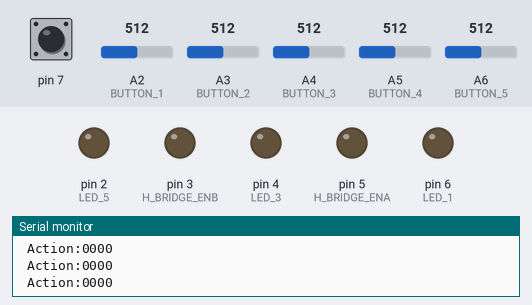
This sketch was run on a simulated Arduino Nano, built with avr-gcc and run on an emulated ATmega328P. Parts: output pins drawn as LEDs (lit = HIGH), the last lines printed to the serial monitor. The test bench sets the inputs (shaded band); at power-on: A2 (BUTTON_1) = 512, A4 (BUTTON_3) = 512, A6 (BUTTON_5) = 512, pin 7 HIGH, A3 (BUTTON_2) = 512, A5 (BUTTON_4) = 512.

Above: at 1.2 s.
1.3 s: A2 (BUTTON_1) set to 520
At 1.7 s:
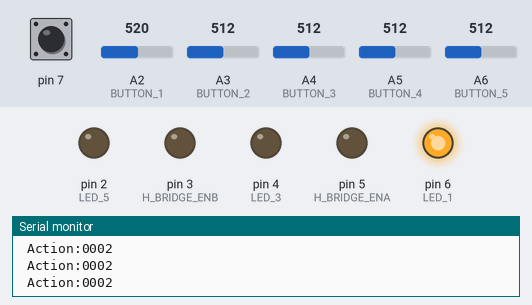
2.8 s: A4 (BUTTON_3) set to 520
At 4.0 s:
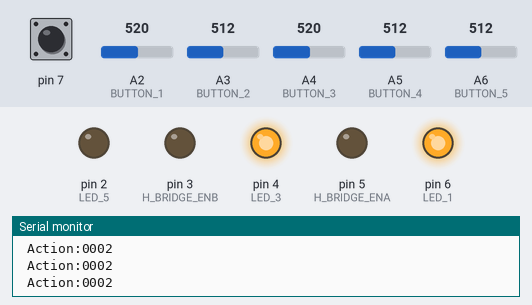
4.3 s: A6 (BUTTON_5) set to 525
At 5.2 s:
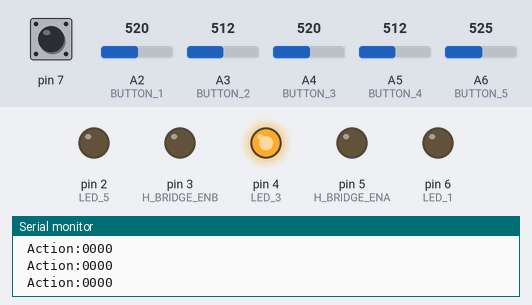
5.8 s: A2 (BUTTON_1) set to 306
At 6.3 s:
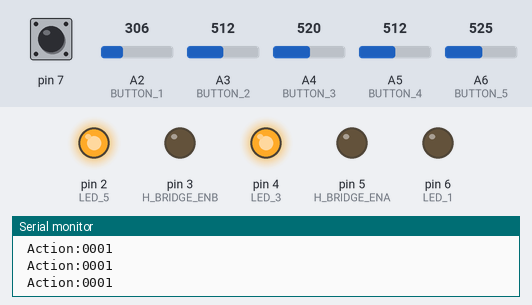
7.3 s: A4 (BUTTON_3) set to 306
At 8.5 s:
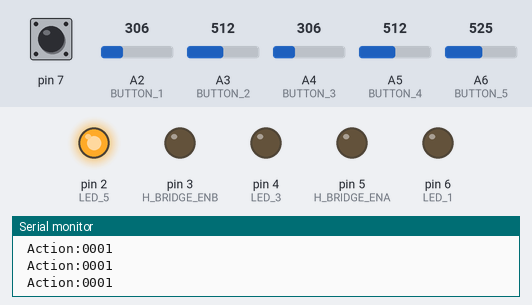
8.8 s: A4 (BUTTON_3) set to 716
At 9.8 s:
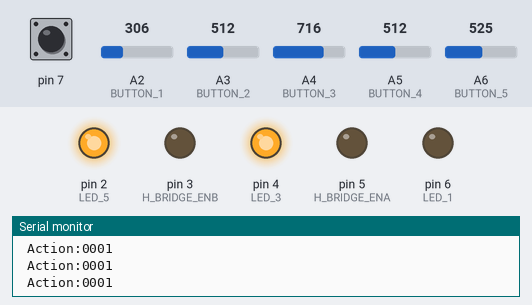
Timing chart, 0 to 11.3 s (numbered marks = the images above; inputs shaded):
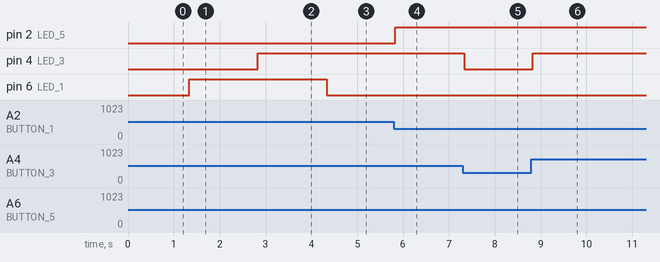

The sketch:

LAB2.ino
```cpp
/********************************************************************
  ECEN 240/301 Lab Code
  Light-Following Robot

  The approach of this code is to use an architectured that employs
  three different processes:
    Perception
    Planning
    Action

  By separating these processes, this allows one to focus on the
  individual elements needed to do these tasks that are general
  to most robotics.


  Version History
  1.1.3       11 January 2023   Creation by Dr. Mazzeo and TAs from 2022 version

 ********************************************************************/

/* These initial includes allow you to use necessary libraries for
your sensors and servos. */
#include "Arduino.h"
#include <CapacitiveSensor.h>

//
// Compiler defines: the compiler replaces each name with its assignment
// (These make your code so much more readable.)
//

/***********************************************************/
// Hardware pin definitions
// Replace the pin numbers with those you connect to your robot

// Button pins. These will be replaced with the photodiode variables in lab 5
#define BUTTON_1 A2  // Far left Button - Servo Up
#define BUTTON_2 A3  // Left middle button - Left Motor
#define BUTTON_3 A4  // Middle Button - Collision
#define BUTTON_4 A5  // Right middle button - Right Motor
#define BUTTON_5 A6  // Far right button - Servo Down

// LED pins (note that digital pins do not need "D" in front of them)
#define LED_1 6  // Far Left LED - Servo Up
// #define LED_2 5  // Left Middle LED  - Left Motor
#define LED_3 4  // Middle LED - Collision
// #define LED_4 3  // Right Middle LED - Right Motor
#define LED_5 2  // Far Right LED - Servo Down
#define TEST_LED 9 //used for testing


// Motor enable pins - Lab 3
#define H_BRIDGE_ENA 5
#define H_BRIDGE_ENB 3
// These will replace LEDs 2 and 4

// Photodiode pins - Lab 5
// These will replace buttons 1, 2, 4, 5

// Capacitive sensor pins - Lab 4

#define CAP_SENSOR_SEND     11
#define CAP_SENSOR_RECEIVE  7

// Ultrasonic sensor pin - Lab 6
// This will replace button 3 and LED 3 will no longer be needed

// Servo pin - Lab 6
// This will replace LEDs 1 and 5

/***********************************************************/
// Configuration parameter definitions
// Replace the parameters with those that are appropriate for your robot

// Voltage at which a button is considered to be pressed
#define BUTTON_THRESHOLD 2.5

// Voltage at which a photodiode voltage is considered to be present - Lab 5


// Number of samples that the capacitor sensor will use in a measurement - Lab 4
#define CAP_SENSOR_SAMPLES 40
#define CAP_SENSOR_TAU_THRESHOLD 100

// Parameters for servo control as well as instantiation - Lab 6


// Parameters for ultrasonic sensor and instantiation - Lab 6


// Parameter to define when the ultrasonic sensor detects a collision - Lab 6


/***********************************************************/
// Defintions that allow one to set states
// Sensor state definitions
#define DETECTION_NO 0
#define DETECTION_YES 1

// Motor speed definitions - Lab 4
#define SPEED_STOP      0
#define SPEED_LOW       (int) (255 * 0.33)
#define SPEED_MED       (int) (255 * 0.66)
#define SPEED_HIGH      (int) (255 * 1)


// Collision definitions
#define COLLISION_ON 0
#define COLLISION_OFF 1

// Driving direction definitions
#define DRIVE_STOP 0
#define DRIVE_LEFT 1
#define DRIVE_RIGHT 2
#define DRIVE_STRAIGHT 3

// Servo movement definitions
#define SERVO_MOVE_STOP 0
#define SERVO_MOVE_UP 1
#define SERVO_MOVE_DOWN 2


/***********************************************************/
// Global variables that define PERCEPTION and initialization

// Collision (using Definitions)
int SensedCollision = DETECTION_NO;

// Photodiode inputs (using Definitions) - The button represent the photodiodes for lab 2
int SensedLightRight = DETECTION_NO;
int SensedLightLeft = DETECTION_NO;
int SensedLightUp = DETECTION_NO;
int SensedLightDown = DETECTION_NO;

// Capacitive sensor input (using Definitions) - Lab 4
int SensedCapacitiveTouch = DETECTION_NO;
// long tau = 0;


/***********************************************************/
// Global variables that define ACTION and initialization

// Collision Actions (using Definitions)
int ActionCollision = COLLISION_OFF;

// Main motors Action (using Definitions)
int ActionRobotDrive = DRIVE_STOP;
// Add speed action in Lab 4
int ActionRobotSpeed = SPEED_STOP;


// Servo Action (using Definitions)
int ActionServoMove = SERVO_MOVE_STOP;

/********************************************************************
  SETUP function - this gets executed at power up, or after a reset
 ********************************************************************/
void setup() {
  //Set up serial connection at 9600 Baud
  Serial.begin(9600);

  //Set up output pins
  pinMode(LED_1, OUTPUT);
  pinMode(H_BRIDGE_ENA, OUTPUT);
  pinMode(LED_3, OUTPUT);
  pinMode(H_BRIDGE_ENB, OUTPUT);
  pinMode(LED_5, OUTPUT);

  //Set up input pins
  pinMode(BUTTON_1, INPUT);
  pinMode(BUTTON_2, INPUT);
  pinMode(BUTTON_3, INPUT);
  pinMode(BUTTON_4, INPUT);
  pinMode(BUTTON_5, INPUT);

  //Set up servo - Lab 6
}

/********************************************************************
  Main LOOP function - this gets executed in an infinite loop until
  power off or reset. - Notice: PERCEPTION, PLANNING, ACTION
 ********************************************************************/
void loop() {
  // This DebugStateOutput flag can be used to easily turn on the
  // serial debugging to know what the robot is perceiving and what
  // actions the robot wants to take.
  int DebugStateOutput = true;  // Change false to true to debug

  RobotPerception();  // PERCEPTION
  if (DebugStateOutput) {
    // Serial.print("Perception:");
    // Serial.print(SensedLightUp);
    // Serial.print(SensedLightLeft);
    // Serial.print(SensedCollision);
    // Serial.print(SensedLightRight);
    // Serial.print(SensedLightDown);
       Serial.print(SensedCapacitiveTouch); //- Lab 4
  }

  RobotPlanning();  // PLANNING
  if (DebugStateOutput) {
    Serial.print(" Action:");
    // Serial.print(ActionCollision);
    Serial.print(ActionRobotDrive);
       Serial.print(ActionRobotSpeed);// - Lab 4
    // Serial.println(ActionServoMove);
  }
  RobotAction();  // ACTION
}

/**********************************************************************************************************
  Robot PERCEPTION - all of the sensing
 ********************************************************************/
void RobotPerception() {
  // This function polls all of the sensors and then assigns sensor outputs
  // that can be used by the robot in subsequent stages


  // Photodiode Sensing
  // Serial.println(getPinVoltage(BUTTON_2)); //uncomment for debugging


  if (isButtonPushed(BUTTON_2)) {
    SensedLightLeft = DETECTION_YES;
  } else {
    SensedLightLeft = DETECTION_NO;
  }
  // Remember, you can find the buttons and which one goes to what towards the top of the file
  if (isButtonPushed(BUTTON_4)) {
    SensedLightRight = DETECTION_YES;
  } else {
    SensedLightRight = DETECTION_NO;
  }
  if (isButtonPushed(BUTTON_1)){
    SensedLightUp = DETECTION_YES;
  } else{
    SensedLightUp = DETECTION_NO;
  }
  if (isButtonPushed(BUTTON_5)){
    SensedLightDown = DETECTION_YES;
  } else{
    SensedLightDown = DETECTION_NO;
  }


  /* Add code to detect if light is up or down. Lab 2 milestone 3*/


  // Capacitive Sensor
  static CapacitiveSensor sensor
    = CapacitiveSensor(CAP_SENSOR_SEND, CAP_SENSOR_RECEIVE);
  long tau
    =  sensor.capacitiveSensor(CAP_SENSOR_SAMPLES);

  SensedCapacitiveTouch = isCapacitiveSensorTouched(tau);
  // Serial.println(tau);


  // Collision Sensor
  if (isCollision()) {
    SensedCollision = DETECTION_YES;
  } else {
    SensedCollision = DETECTION_NO;
  }
}


////////////////////////////////////////////////////////////////////
// Function to read pin voltage
////////////////////////////////////////////////////////////////////
float getPinVoltage(int pin) {
  //This function can be used for many different tasks in the labs
  //Study this line of code to understand what is going on!!
  //What does analogRead(pin) do?
  //Why is (float) needed?
  //Why divide by 1024?
  //Why multiply by 5?
  return 5 * (float)analogRead(pin) / 1024;
}

////////////////////////////////////////////////////////////////////
// Function to determine if a button is pushed or not
////////////////////////////////////////////////////////////////////
bool isButtonPushed(int button_pin) {
  //This function can be used to determine if a said button is pushed.
  //Remember that when the voltage is 0, it's only close to zero.
  //Hint: Call the getPinVoltage function and if that value is greater
  // than the BUTTON_THRESHOLD variable toward the top of the file, return true.
  if (getPinVoltage(button_pin) > BUTTON_THRESHOLD) {
    return true;
  } else {
    return false;
  }
}


////////////////////////////////////////////////////////////////////
// Function that detects if there is an obstacle in front of robot
////////////////////////////////////////////////////////////////////
bool isCollision() {
  //This is where you add code that tests if the collision button
  // was pushed (BUTTON_3)
  //In lab 6 you will add a sonar sensor to detect collision and
  // the code for the sonar sensor will go in this function.
  // Until then we will use a button to model the sensor.
  if (isButtonPushed(BUTTON_3)) {
    return true;
  } else {
    return false;
  }
}

////////////////////////////////////////////////////////////////////
// Function that detects if the capacitive sensor is being touched
////////////////////////////////////////////////////////////////////
bool isCapacitiveSensorTouched(long tau) {
  //In lab 4 you will add a capacitive sensor, and
  // you will need to modify this function accordingly.
  if (tau > CAP_SENSOR_TAU_THRESHOLD) {
    SensedCapacitiveTouch = DETECTION_YES;
    return SensedCapacitiveTouch;
    // digitalWrite(TEST_LED, HIGH);
  } else {
    SensedCapacitiveTouch = DETECTION_NO;
    return SensedCapacitiveTouch;
    // digitalWrite(led_pin, LOW);
  }
}


/**********************************************************************************************************
  Robot PLANNING - using the sensing to make decisions
 **********************************************************************************************************/
void RobotPlanning(void) {
  // The planning FSMs that are used by the robot to assign actions
  // based on the sensing from the Perception stage.
  fsmCollisionDetection();  // Milestone 1
  fsmMoveServoUpAndDown();  // Milestone 3
  fsmCapacitiveSensorSpeedControl();// Add Speed Control State Machine in lab 4
}

////////////////////////////////////////////////////////////////////
// State machine for detecting collisions, and stopping the robot
// if necessary.
////////////////////////////////////////////////////////////////////
void fsmCollisionDetection() {
  static int collisionDetectionState = 0;
  //Serial.println(collisionDetectionState); //uncomment for debugging

  switch (collisionDetectionState) {
    case 0:  //collision detected
      //There is an obstacle, stop the robot
      ActionCollision = COLLISION_ON;  // Sets the action to turn on the collision LED
      ActionRobotDrive = DRIVE_STOP;


      //State transition logic
      if (SensedCollision == DETECTION_NO) {
        collisionDetectionState = 1;  //if no collision, go to no collision state
      }
      break;

    case 1:  //no collision
      //There is no obstacle, drive the robot
      ActionCollision = COLLISION_OFF;  // Sets action to turn off the collision LED

      fsmSteerRobot();  // Milestone 2

      //State transition logic
      if (SensedCollision == DETECTION_YES) {
        collisionDetectionState = 0;  //if collision, go to collision state
      }
      break;

    default:  // error handling
      {
        collisionDetectionState = 0;
      }
      break;
  }
}

////////////////////////////////////////////////////////////////////
// State machine for detecting if light is to the right or left,
// and steering the robot accordingly.
////////////////////////////////////////////////////////////////////
void fsmSteerRobot() {
  static int steerRobotState = 0;
  //Serial.println(steerRobotState); //uncomment for debugging

  switch (steerRobotState) {
    case 0:  //light is not detected
      ActionRobotDrive = DRIVE_STOP;

      //State transition logic
      if (SensedLightLeft == DETECTION_YES) {
        steerRobotState = 1;  //if light on left of robot, go to left state
      } else if (SensedLightRight == DETECTION_YES) {
        steerRobotState = 2;  //if light on right of robot, go to right state
      }
      break;

    case 1:  //light is to the left of robot
      //The light is on the left, turn left
      ActionRobotDrive = DRIVE_LEFT;

      //State transition logic
      if (SensedLightRight == DETECTION_YES) {
        steerRobotState = 3;  //if light is on right, then go straight
      } else if (SensedLightLeft == DETECTION_NO) {
        steerRobotState = 0;  //if light is not on left, go back to stop state
      }

      break;

    case 2:  //light is to the right of robot
      //The light is on the right, turn right
      ActionRobotDrive = DRIVE_RIGHT;

      //State transition logic
      // *Add code to transition to the "light on right and left" state
      if (SensedLightLeft == DETECTION_YES) {
        steerRobotState = 3;
      } else if (SensedLightRight == DETECTION_NO) {
        steerRobotState = 0;  //if light is not on left, go back to stop state
      }

      break;


    case 3:  // light is on both right and left

      ActionRobotDrive = DRIVE_STRAIGHT;

      //State transition logic
      // *Add code to transition to the "light on right" state, light on left state, no  light state
      if (SensedLightLeft == DETECTION_NO) {
        steerRobotState = 2;
      } else if (SensedLightRight == DETECTION_NO) {
        steerRobotState = 1;
      } else if (SensedLightLeft && SensedLightRight == DETECTION_NO) {
        steerRobotState = 1;
      }

      break;

    default:  // error handling
      {
        steerRobotState = 0;
      }
  }
}

////////////////////////////////////////////////////////////////////
// State machine for detecting if light is above or below center,
// and moving the servo accordingly.
////////////////////////////////////////////////////////////////////
void fsmMoveServoUpAndDown() {
  static int moveServoState = 0;
  Serial.println(moveServoState);  //uncomment for debugging

  // Milestone 3
  //Create a state machine modeled after the ones in milestones 1 and 2
  // to plan the servo action based off of the perception of the robot
  //Remember no light or light in front = servo doesn't move
  //Light above = servo moves up
  //Light below = servo moves down
  switch (moveServoState) {
    case 0:  //light in front or not detected
      ActionServoMove = SERVO_MOVE_STOP;

      //State transition logic
      if (SensedLightDown == DETECTION_YES && SensedLightUp == DETECTION_NO) {
        moveServoState = 1;  //if light only below robot, go to point down state
      } else if (SensedLightDown == DETECTION_NO && SensedLightUp == DETECTION_YES) {
        moveServoState = 2;  //if light only above robot, go to point up state
      }
      break;

    case 1:  //point down state (light only below robot)
      ActionServoMove = SERVO_MOVE_DOWN;

      //State transition logic
      if ((SensedLightDown == DETECTION_YES && SensedLightUp == DETECTION_YES) || (SensedLightDown == DETECTION_NO && SensedLightUp == DETECTION_NO)) {
        moveServoState = 0;  //if light straight or gone, go to stopped state
      }
      break;

    case 2:  //point up state (light only above robot)
      ActionServoMove = SERVO_MOVE_UP;

      //State transition logic
      if ((SensedLightDown == DETECTION_YES && SensedLightUp == DETECTION_YES) || (SensedLightDown == DETECTION_NO && SensedLightUp == DETECTION_NO)) {
        moveServoState = 0;  //if light straight or gone, go to stopped state
      }
      break;
  }
}

  ////////////////////////////////////////////////////////////////////
  // State machine for detecting when the capacitive sensor is
  // touched, and changing the robot's speed.
  ////////////////////////////////////////////////////////////////////
  void fsmCapacitiveSensorSpeedControl() {
    static int SpeedControlState;
    /*Implement in lab 4*/
    switch (SpeedControlState)  {
    case 0:  //wait for button press
      //action logic
      //State transition logic
      if (SensedCapacitiveTouch) {
        SpeedControlState = 1;  //wait for release state
      }
      break;
      case 1: //wait for release
      //action logic
      //state transition logic
      if (! SensedCapacitiveTouch) {
        SpeedControlState = 2; //move to toggle speed
      }
      break;
      case 2: //toggle speed
      //action logic
      fsmChangeSpeed();
      //state transition logic
      SpeedControlState = 0;
  }
  }

  ////////////////////////////////////////////////////////////////////
  // State machine for cycling through the robot's speeds.
  ////////////////////////////////////////////////////////////////////
  void fsmChangeSpeed() {
    /*Implement in lab 4*/
    static int ChangeSpeedState;

    switch (ChangeSpeedState){
      case 0: //speed off
      //action logic
      ActionRobotSpeed = SPEED_STOP;
      //state transition logic
      ChangeSpeedState = 1;
      break;
      case 1:
      //action logic
      ActionRobotSpeed = SPEED_LOW;
      //state transition logic
      ChangeSpeedState = 2;
      break;
      case 2:
      //action logic
      ActionRobotSpeed = SPEED_MED;
      //state transition logic
      ChangeSpeedState = 3;
      break;
      case 3:
      //action logic
      ActionRobotSpeed = SPEED_HIGH;
      //state transition logic
      ChangeSpeedState = 0;
      break;
    }

  }


  /**********************************************************************************************************
  Robot ACTION - implementing the decisions from planning to specific actions
 ********************************************************************/
  void RobotAction() {
    // Here the results of planning are implented so the robot does something

    // This turns the collision LED on and off
    switch (ActionCollision) {
      case COLLISION_OFF:
        doTurnLedOff(LED_3);  //Collision LED off - DON'T FORGET TO ADD CODE TO doTurnLedOff()
                              // AND doTurnLedOn() OR ELSE YOUR LEDS WON'T WORK!!!
        break;
      case COLLISION_ON:
        doTurnLedOn(LED_3);
        break;
    }

    // This drives the main motors on the robot
    switch (ActionRobotDrive) {
      case DRIVE_STOP:
        analogWrite(H_BRIDGE_ENA,0);
        analogWrite(H_BRIDGE_ENB,0);
        /* DON'T FORGET TO USE YOUR LED VARIABLES AND NOT YOUR BUTTON VARIABLES FOR THIS!!! */
        break;
      case DRIVE_LEFT:
        analogWrite(H_BRIDGE_ENA, ActionRobotSpeed);
        analogWrite(H_BRIDGE_ENB, 0);
        break;
      case DRIVE_RIGHT:
        analogWrite(H_BRIDGE_ENA, 0);
        analogWrite(H_BRIDGE_ENB, ActionRobotSpeed);
        break;
      case DRIVE_STRAIGHT:
        analogWrite(H_BRIDGE_ENA,ActionRobotSpeed);
        analogWrite(H_BRIDGE_ENB,ActionRobotSpeed);
        break;
    }

    // This calls a function to move the servo
    MoveServo();
  }


  ////////////////////////////////////////////////////////////////////
  // Function that causes the servo to move up or down.
  ////////////////////////////////////////////////////////////////////
  void MoveServo() {
    // Note that there needs to be some logic in the action of moving
    // the servo so that it does not exceed its range
    /* Add CurrentServoAngle in lab 6 */
    switch (ActionServoMove) {
      case SERVO_MOVE_STOP:
        doTurnLedOff(LED_1);
        doTurnLedOff(LED_5);
        break;
      case SERVO_MOVE_UP:
        doTurnLedOn(LED_1);
        break;
      case SERVO_MOVE_DOWN:
        doTurnLedOn(LED_5);
        break;
    }
  }


  /**********************************************************************************************************
  AUXILIARY functions that may be useful in performing diagnostics
 ********************************************************************/
  // Function to turn LED on
  void doTurnLedOn(int led_pin) {
    digitalWrite(led_pin, HIGH);
  }

  // Function to turn LED off
  void doTurnLedOff(int led_pin) {
    digitalWrite(led_pin, LOW);
  }
```

Measured:
- the behaviour switches between 512 and 513 on A2 (BUTTON_1) (found by bisection; images 0 and 1)
- the behaviour switches between 512 and 513 on A4 (BUTTON_3) (found by bisection; images 1 and 2)
- the behaviour switches between 512 and 513 on A6 (BUTTON_5) (found by bisection; images 2 and 3)
- after the input at 1.3 s, pin 6 (LED_1): LOW → HIGH at once
- after the input at 2.8 s, pin 4 (LED_3): LOW → HIGH at once
- after the input at 4.3 s, pin 6 (LED_1): HIGH → LOW at once
- after the input at 5.8 s, pin 2 (LED_5): LOW → HIGH at once
- after the input at 7.3 s, pin 4 (LED_3): HIGH → LOW at once
- after the input at 8.8 s, pin 4 (LED_3): LOW → HIGH at once
